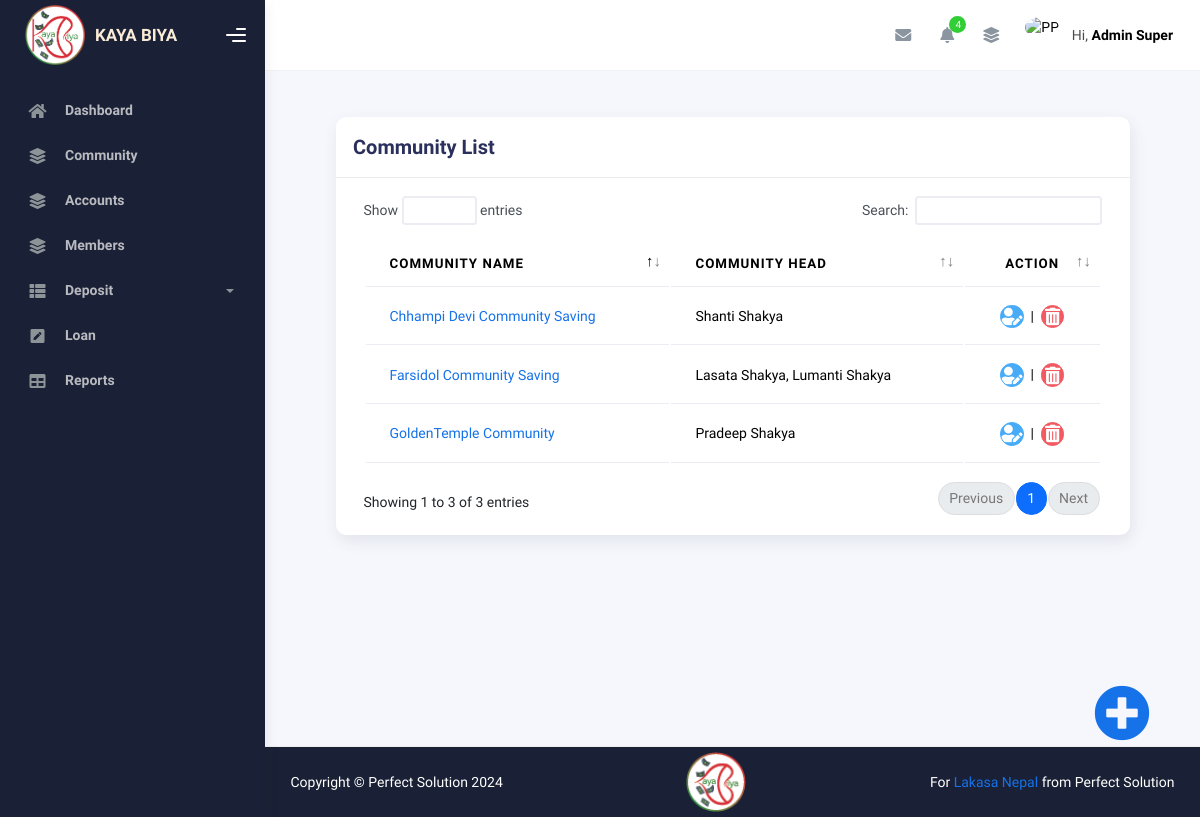
The page /community-list/ (signed in) on the database its author committed.
### member/models.py (models this page shows, shortened)
class Community(models.Model):
    community_name = models.CharField(max_length=255)
    community_head = models.ManyToManyField(User, related_name='managed_community')

### member/views.py (the view)
# urls.py: path("community-list/", views.CommunityListView.as_view(), name="community_list"),
class CommunityListView(StaffRequiredMixin, ListView):
    model = Community
    template_name = 'community/community_list.html'
    def get_context_data(self, **kwargs):
        context = super().get_context_data(**kwargs)
        user = self.request.user
        is_community_head = Community.objects.filter(community_head=user).exists()
        if user.is_staff:
            context["communityList"] =  Community.objects.prefetch_related('community_members')
        elif is_community_head:
            context["communityList"] = Community.objects.filter(community_head=user).prefetch_related('community_members')
        return context

### account/mixins.py (called while the page is built)
    def dispatch(self, request, *args, **kwargs):
        user = self.request.user
        is_community_head = Community.objects.filter(community_head=user).exists()
        if not request.user.is_staff and not is_community_head:
            return redirect("/")  # Redirect to homepage
        return super().dispatch(request, *args, **kwargs)

### templates/community/community_list.html (shortened to what this page needs)
{% extends 'base/base.html' %}
{% load static %}
{% block content %}
    <div class="container">
      <div class="page-inner">
        <div class="row">
          <div class="col-md-12">
            <div class="card">
              <div class="card-header">
                <h4 class="card-title">Community List</h4>
              </div>
              <div class="card-body">
                <div class="table-responsive">
                  <table id="multi-filter-select" class="display table table-hover">
                    <thead>
                      <tr>
                        <th>Community Name</th>
                        <th>Community Head</th>
                        {% if user.is_staff %}
                        <th class="text-center">Action</th>
                        {% endif %}
                      </tr>
                    </thead>
                    <tbody>
                      {% for community in communityList %}
                        <tr>
                          <td class="text-left">
                            <a href="{% url 'community_member' community.id %}">{{ community.community_name }}</a>
                          </td>
                          <td class="text-left">
                            {% for head in community.community_head.all %}
                              {{ head.get_full_name|title }}{% if not forloop.last %}, {% endif %}
                            {% empty %}
                              No Community Head Assigned
                            {% endfor %}
                          </td>
                          {% if user.is_staff %}
                          <td class="text-center">
                            <a href="{% url 'update_community' community.pk %}" class="btn btn-icon btn-round btn-info btn-xs" data-bs-toggle="tooltip" title="Edit Member"><i class="fa fa-user-edit"></i></a>
                            &nbsp;|&nbsp;
                            <a href="{% url 'delete_community' community.pk %}" class="btn btn-icon btn-round btn-xs btn-danger" data-bs-toggle="tooltip" title="Delete Member"><i class="fas fa-trash-alt"></i></a>
                          </td>
                          {% endif %}
                        </tr>
                      {% endfor %}
                    </tbody>
                  </table>
                </div>
              </div>
            </div>
          </div>
        </div>
      </div>
    </div>
    {% if user.is_staff %}
    <div class="fixed-action-btn btn-outline-link">
      <a href="{% url 'create_community' %}" class="btn-floating btn-icon-prepend" title="Create New Community"><i class="fas fa-plus-circle"></i></a>
    </div>
    {% endif %}
{% endblock %}

### templates/base/navbar_top.html (shortened to what this page needs)
{% load static %}
<div class="main-header">
  <nav class="navbar navbar-header navbar-header-transparent navbar-expand-lg border-bottom">
    <div class="container-fluid">
      <ul class="navbar-nav topbar-nav ms-md-auto align-items-center">
        <li class="nav-item topbar-icon dropdown hidden-caret">
          <a class="nav-link dropdown-toggle" href="#" id="messageDropdown" role="button" data-bs-toggle="dropdown" aria-haspopup="true" aria-expanded="false"><i class="fa fa-envelope"></i></a>
        </li>
        <li class="nav-item topbar-icon dropdown hidden-caret">
          <a class="nav-link dropdown-toggle" href="#" id="notifDropdown" role="button" data-bs-toggle="dropdown" aria-haspopup="true" aria-expanded="false">
            <i class="fa fa-bell"></i>
            <span class="notification">4</span>
          </a>
        </li>
        <li class="nav-item topbar-icon dropdown hidden-caret">
          <a class="nav-link" data-bs-toggle="dropdown" href="#" aria-expanded="false"><i class="fas fa-layer-group"></i></a>
        </li>
        <li class="nav-item topbar-user dropdown hidden-caret">
          <a class="dropdown-toggle profile-pic" data-bs-toggle="dropdown" href="#" aria-expanded="false">
            <div class="avatar-sm">
              <img src="{% static 'assets/image/profile_male.jpg' %}" alt="PP" class="avatar-img rounded-circle" />
            </div>
            <span class="profile-username">
              <span class="op-7">Hi,</span>
              <span class="fw-bold">{{user.get_full_name|title}}</span>
            </span>
          </a>
        </li>
      </ul>
    </div>
  </nav>
</div>

### static/assets/css/extra.css (style rules this page uses)
.fixed-action-btn { position: fixed; right: 50px; bottom: 60px; }
.fixed-action-btn a.btn-floating { width: 100px; height: 100px; line-height: 56px; }
.fixed-action-btn a.btn-floating i { font-size: 56px; line-height: 56px; }

### rows shown on the page
Community: community_name "Farsidol Community Saving"
Community: community_name "Chhampi Devi Community Saving"
Community: community_name "GoldenTemple Community"

### other values the page prints
{{ user.get_full_name|title }} "Admin Super"
{{ head.get_full_name|title }} "Lasata Shakya"
{{ head.get_full_name|title }} "Lumanti Shakya"
{{ head.get_full_name|title }} "Shanti Shakya"
{{ head.get_full_name|title }} "Pradeep Shakya"
